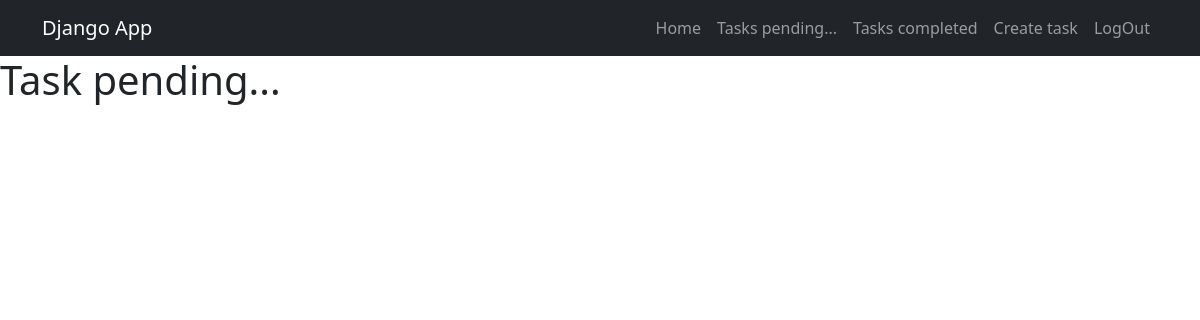
The app's page /tasks/ (signed in), older data.
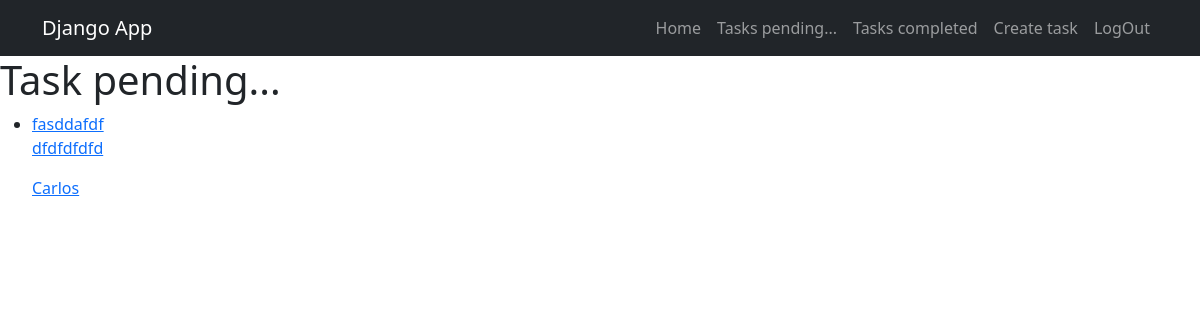
The same page, newer data.
### tasks/models.py (models this page shows, shortened)
class Task(models.Model):
    title = models.CharField(max_length=200)
    description = models.TextField(blank=True)
    created = models.DateTimeField(auto_now_add=True)
    datecompleted = models.DateTimeField(null=True, blank = True)
    important = models.BooleanField(default=False)
    user = models.ForeignKey(User, on_delete=models.CASCADE)

### tasks/views.py (the view)
# urls.py: path('tasks/', views.tasks, name='tasks'),
@login_required
def tasks(request):
    tasks = Task.objects.filter(user=request.user, datecompleted__isnull=True)
    return render(request, 'tasks.html', {
        'tasks': tasks
    })

### tasks/templates/tasks.html (shortened to what this page needs)
{% extends 'base.html' %}
{% block content %}
    <h1>Task pending...</h1>
    <ul>
        {% for task in tasks %}
        <li>
            <a href="{% url 'task_detail' task.id %}">
                {% if task.important %}
                <strong>{{task.title}}</strong>
                {% else %}
                {{task.title}}
                {% endif %}
                <p>{{task.description}}</p>
                <p>{{task.user.username}}</p>
            </a>
        </li>
        {% endfor %}
    </ul>
{% endblock %}

Row changes from the older to the newer data that the page shows:
added Task: title "fasddafdf", description "dfdfdfdfd", user.username "Carlos"
